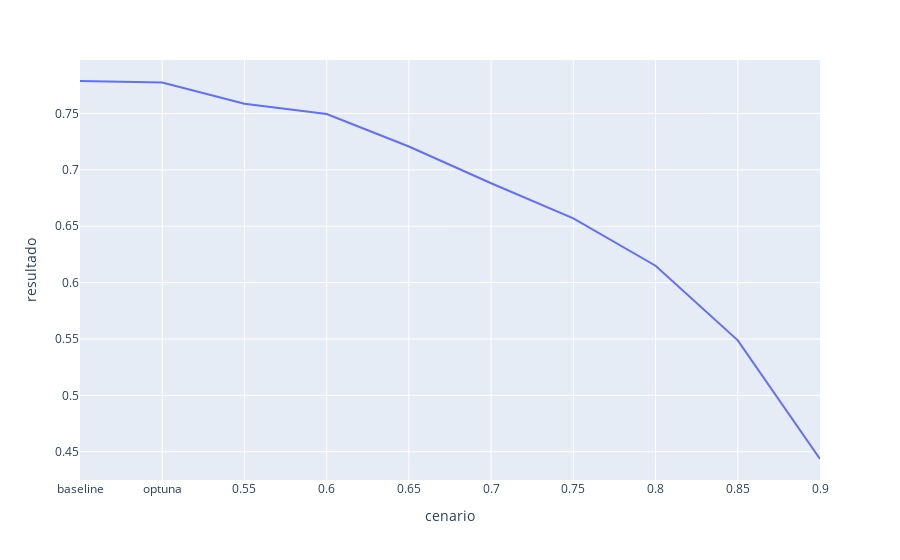

This figure's notebook cell:
### Code cell
# Apresentar resultados dos F1 Scores
px.line(df_resultados_thresholds, x='cenario', y='resultado')

### Figure 1 — Plotly figure (JSON) as saved in the notebook; plotly's stock layout.template omitted (floating-point values rounded to 4 significant figures)
{"data": [{"hovertemplate": "cenario=%{x}<br>resultado=%{y}<extra></extra>", "legendgroup": "", "line": {"color": "#636efa", "dash": "solid"}, "marker": {"symbol": "circle"}, "mode": "lines", "name": "", "orientation": "v", "showlegend": false, "type": "scatter", "x": ["baseline", "optuna", "0.55", "0.6", "0.65", "0.7", "0.75", "0.8", "0.85", "0.9"], "xaxis": "x", "y": [0.7788, 0.7775, 0.7586, 0.7496, 0.7207, 0.6881, 0.6569, 0.6149, 0.5488, 0.4435], "yaxis": "y"}], "layout": {"legend": {"tracegroupgap": 0}, "margin": {"t": 60}, "xaxis": {"anchor": "y", "domain": [0, 1], "title": {"text": "cenario"}}, "yaxis": {"anchor": "x", "domain": [0, 1], "title": {"text": "resultado"}}}}
